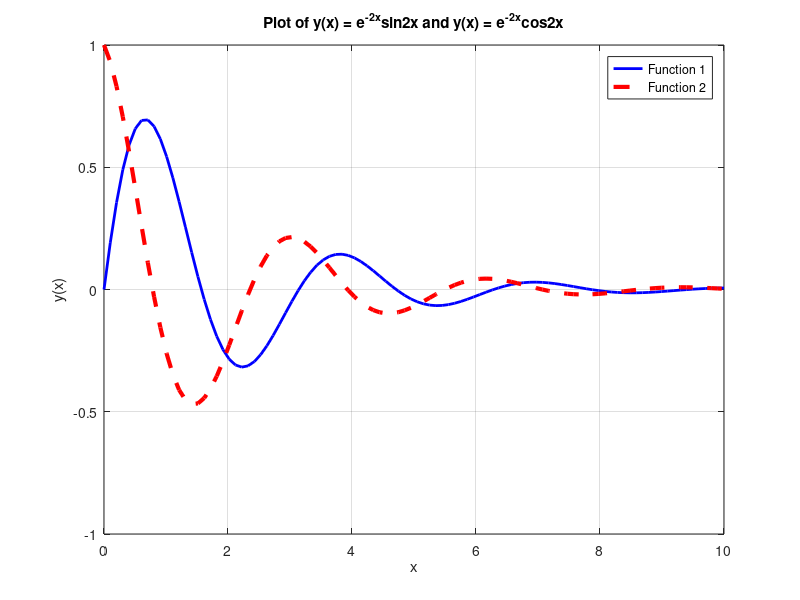

Recreate this plot in MATLAB.
clc; clear all;

x = linspace(0, 10);
y1 = exp(-0.5.*x).*sin(2.*x);
y2 = exp(-0.5.*x).*cos(2.*x);

plot(x, y1, 'b', 'LineWidth', 2)
hold on
plot(x, y2, 'r--', 'LineWidth', 3)

xlabel('x'); ylabel('y(x)')
title('Plot of y(x) = e^{-2x}sin2x and y(x) = e^{-2x}cos2x')
legend('Function 1', 'Function 2')
grid on
